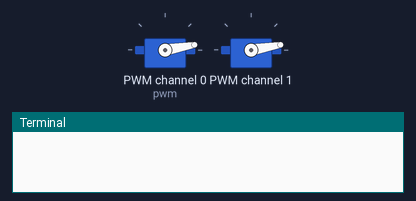
Recording of a program running on a simulated Raspberry Pi (BCM pin numbers). Shown: 2 × servo, the last lines printed to the terminal. Servo angles are drawn from the pulse width (0.5 ms = 0°, 2.5 ms = 180°). At 7.0 s the program stops and its outputs stay as they are.

Above: at 0.1 s.
At 5.1 s:
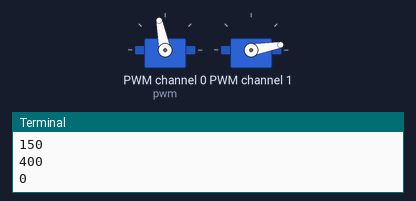
At 6.1 s:
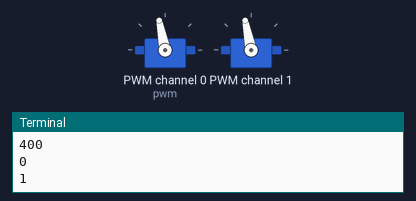
Timing chart, 0 to 7.6 s (numbered marks = the images above):
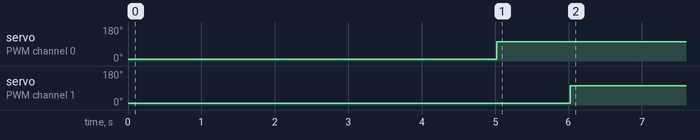

The program:

servo_controller.py
```python
# Servo Controller
# David Carabis

from Adafruit_PWM_Servo_Driver import PWM
import time

class servoController_imp:
    def __init__(self,servo_val):
        self.servo_val = [150,150]
    def setServo(self,channel,pulse,servoMin,servoMax,pwm):
        if pulse<servoMin:
            pulse = servoMin
        elif pulse > servoMax:
            pulse = servoMax
        self.servo_val[channel] = pulse
        pwm.setPWM(channel,0,pulse)


def setServoPulse(channel,pulse):
    pulseLength = 1000000
    pulseLength /= 60
    print "%d us per period" % pulseLength
    pulseLength /= 4096
    print "%d us per bit" % pulseLength
    pulse *=1000
    pulse /= pulseLength
    pwm.setPWM(channel,0,pulse)


def main():
    pwm = PWM(0x40)
    servoMin = 150
    servoMax = 600
    pwm.setPWMFreq(60)
    servoController = servoController_imp([servoMin,servoMin])
    pwm.setPWM(0,0,servoMin)
    pwm.setPWM(1,0,servoMin)
    time.sleep(2)
    print("Welcome to Servo Controller")


    print("Servo Settings:")
    print(servoController.servo_val[0])
    print(servoController.servo_val[1])

    time.sleep(3)
    pulse = 400
    channel = 0
    print(pulse)
    print(channel)
    servoController.setServo(channel,pulse,servoMin,servoMax,pwm)
    time.sleep(1)
    channel = 1
    print(channel)
    servoController.setServo(channel,pulse,servoMin,servoMax,pwm)
    time.sleep(1)
    print("Servo Settings:")
    print(servoController.servo_val[0])
    print(servoController.servo_val[1])


if __name__=='__main__':
    main()
```

Measured:
- by itself, servo on PWM channel 0 (pwm): 10° → 101° at 5.0 s
- by itself, servo on PWM channel 1: 10° → 101° at 6.0 s
